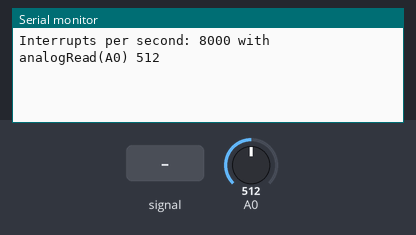
The sketch below on a simulated Arduino Uno, built with avr-gcc and run on an emulated ATmega328P. On the bench: the last lines printed to the serial monitor. The inputs (shaded band) are chosen by the test bench; at power-on: A0 = 512.

Above: at 1.2 s.
1.3 s: A0 fed a 200 Hz sine of ±81 counts around its level
At 3.4 s:
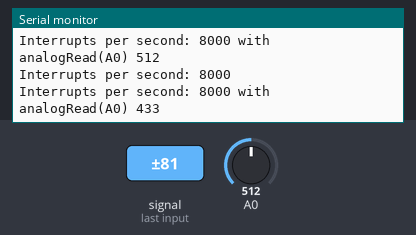
4.3 s: A0 set to 716
At 5.6 s:
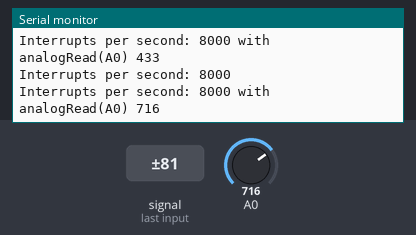
5.8 s: A0 fed a 1000 Hz sine of ±255 counts around its level
At 7.2 s:
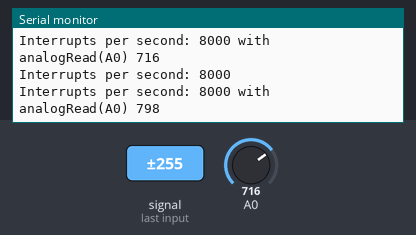
7.3 s: A0 set to 900
At 8.8 s:
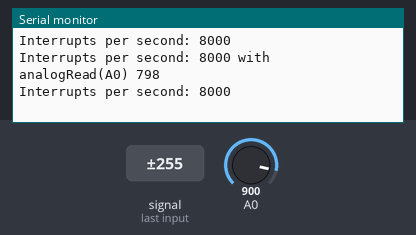
Timing chart, 0 to 9.8 s (numbered marks = the images above; inputs shaded):
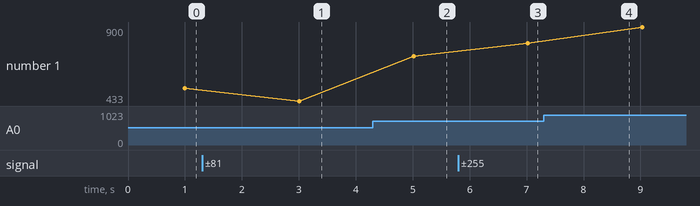

Measured:
- after the input at 1.3 s, the serial monitor: prints a new line after 1.7 s (image 1)
- after the input at 4.3 s, the serial monitor: prints a new line after 0.72 s (image 2)
- after the input at 5.8 s, the serial monitor: prints a new line after 1.2 s (image 3)
- plotted number 1: 512 → 433 after the input at 1.3 s, 433 → 716 after the input at 4.3 s, 716 → 798 after the input at 5.8 s, 798 → 900 after the input at 7.3 s

The sketch:

benchmark_timer.ino
```cpp
void setup_timer2_frequency(){
  // copied from sound_generator.ino
  //http://www.instructables.com/id/Arduino-Timer-Interrupts/

  cli();//stop interrupts

  if (false) {
    //set timer2 interrupt at sample_frequency
    TCCR2A = 0;// set entire TCCR1A register to 0
    TCCR2B = 0;// same for TCCR1B
    TCNT2  = 0;//initialize counter value to 0
    // set compare match register for sample_frequency increments
    OCR2A = 4;// = 16000000 / (sample_frequency * 256) - 1 (must be <256)
    // turn on CTC mode
    TCCR2A |= (1 << WGM12);
    // Set CS12 bits for 256 prescaler
    TCCR2B |= (1 << CS12);
    // enable timer compare interrupt
    TIMSK2 |= (1 << OCIE1A);
  }

  if (true) {
    TCCR2A = 0;// set entire TCCR2A register to 0
    TCCR2B = 0;// same for TCCR2B
    TCNT2  = 0;//initialize counter value to 0
    // set compare match register for 8khz increments
    OCR2A = 249;// = (16*10^6) / (8000*8) - 1 (must be <256)
    // turn on CTC mode
    TCCR2A |= (1 << WGM21);
    // Set CS21 bit for 8 prescaler
    TCCR2B |= (1 << CS21);
    // enable timer compare interrupt
    TIMSK2 |= (1 << OCIE2A);
  }
  sei();//allow interrupts
}

volatile int value;
volatile int counter;

volatile boolean interrupt_reading;

ISR(TIMER2_COMPA_vect){//timer2 interrupt at sample_frequency
  if (interrupt_reading) {
    value = analogRead(A0);
  }
  counter ++;
}


void setup () {
  Serial.begin(9600);
  pinMode(A0, INPUT);
  interrupt_reading = false;
  setup_timer2_frequency();
}

void loop() {
  interrupt_reading = !interrupt_reading;
  int x;
  counter = 0;
  delay(1000);
  x = counter;
  Serial.print("Interrupts per second: ");
  Serial.print(x);
  if (interrupt_reading) {
    Serial.print(" with analogRead(A0) ");
    Serial.print(value);
  }
  Serial.println();
}
```
